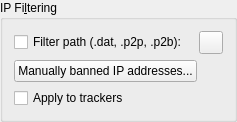
                                                    <widget class="QGroupBox" name="groupIPFilter">
                                                        <property name="title">
                                                            <string>IP Fi&amp;ltering</string>
                                                        </property>
                                                        <layout class="QVBoxLayout" name="verticalLayout_17">
                                                            <item>
                                                                <layout class="QHBoxLayout" name="horizontalLayout_11">
                                                                    <item>
                                                                        <widget class="QCheckBox" name="checkIPFilter">
                                                                            <property name="text">
                                                                                <string>Filter path (.dat, .p2p, .p2b):</string>
                                                                            </property>
                                                                        </widget>
                                                                    </item>
                                                                    <item>
                                                                        <widget class="FileSystemPathLineEdit" name="textFilterPath" native="true"/>
                                                                    </item>
                                                                    <item>
                                                                        <widget class="QToolButton" name="IpFilterRefreshBtn">
                                                                            <property name="toolTip">
                                                                                <string>Reload the filter</string>
                                                                            </property>
                                                                        </widget>
                                                                    </item>
                                                                </layout>
                                                            </item>
                                                            <item>
                                                                <widget class="QPushButton" name="banListButton">
                                                                    <property name="sizePolicy">
                                                                        <sizepolicy hsizetype="Fixed" vsizetype="Fixed">
                                                                            <horstretch>0</horstretch>
                                                                            <verstretch>0</verstretch>
                                                                        </sizepolicy>
                                                                    </property>
                                                                    <property name="text">
                                                                        <string>Manually banned IP addresses...</string>
                                                                    </property>
                                                                </widget>
                                                            </item>
                                                            <item>
                                                                <widget class="QCheckBox" name="checkIpFilterTrackers">
                                                                    <property name="text">
                                                                        <string>Apply to trackers</string>
                                                                    </property>
                                                                </widget>
                                                            </item>
                                                        </layout>
                                                    </widget>
